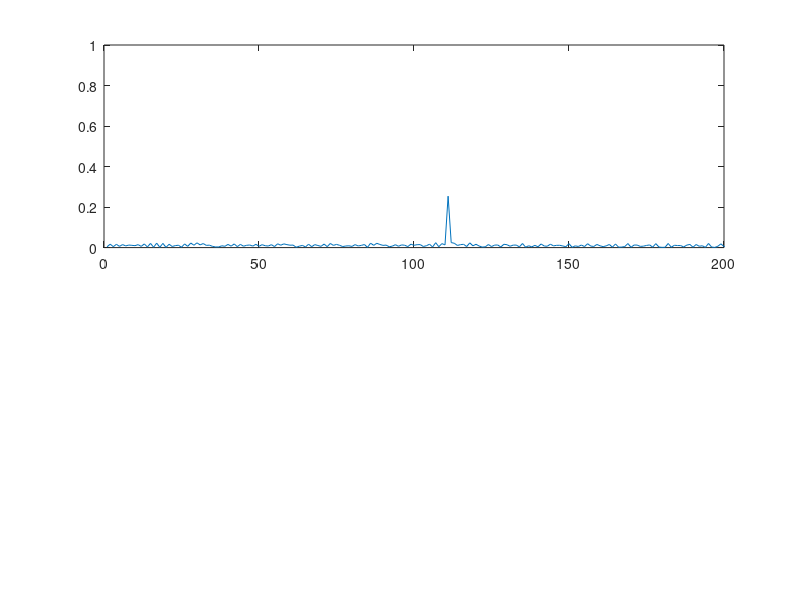
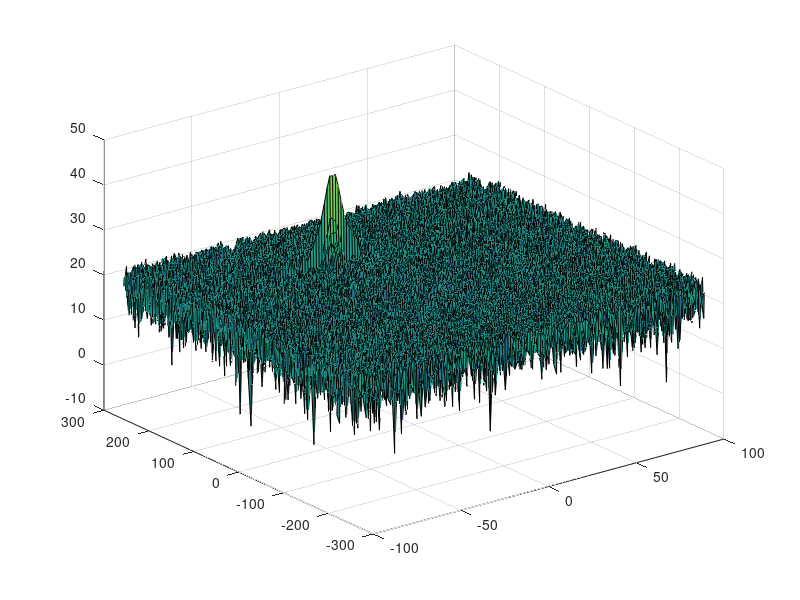

Write MATLAB code to recreate these figures, in order. (Note: this script raises an error after producing the figures.)



clear all
clc;

%% Radar Specifications 
%%%%%%%%%%%%%%%%%%%%%%%%%%%
% Frequency of operation = 77GHz
% Max Range = 200m
% Range Resolution = 1 m
% Max Velocity = 100 m/s
%%%%%%%%%%%%%%%%%%%%%%%%%%%

%% Title Alejandro Armenta

%Radar_Freq = 77e9;
Radar_Max_Range = 200;
Radar_Max_Velocity = 70;
Radar_Range_Res = 1;
Radar_Velocity_Res = 3;

c = 3e8;
%speed of light = 3e8




%% User Defined Range and Velocity of target
% *%TODO* :
% define the target's initial position and velocity. Note : Velocity
% remains contant
 
Target_Init_Range = 110;
Target_Init_Velocity = -20;

%% FMCW Waveform Generation

% *%TODO* :
%Design the FMCW waveform by giving the specs of each of its parameters.
% Calculate the Bandwidth (B), Chirp Time (Tchirp) and Slope (slope) of the FMCW
% chirp using the requirements above.



%Operating carrier frequency of Radar 
fc= 77e9;             %carrier freq

B = c/(2*Radar_Range_Res);
Tchirp = (5.5*2*Radar_Max_Range)/c;
slope = B/Tchirp;

disp("Slope: ");
disp(slope);
                                                          
%The number of chirps in one sequence. Its ideal to have 2^ value for the
%ease of running the FFT for Doppler Estimation.
Nd=128;                   % #of doppler cells OR #of sent periods % number of chirps

%The number of samples on each chirp. 
Nr=1024;                  %for length of time OR # of range cells

% Timestamp for running the displacement scenario for every sample on each
% chirp

%disp(Nd*Tchirp);

t=linspace(0,Nd*Tchirp,Nr*Nd); %total time for samples

%Creating the vectors for Tx, Rx and Mix based on the total samples input.
Tx=zeros(1,length(t)); %transmitted signal
Rx=zeros(1,length(t)); %received signal
Mix = zeros(1,length(t)); %beat signal

%Similar vectors for range_covered and time delay.
r_t=zeros(1,length(t));
td=zeros(1,length(t));

r_t(1) = Target_Init_Range;

%% Signal generation and Moving Target simulation
% Running the radar scenario over the time. 

for i = 1 : length(t)
    
    
    % *%TODO* :
    %For each time stamp update the Range of the Target for constant velocity. 
    
    td(i) = 2*r_t(i) / c;

    % *%TODO* :
    %For each time sample we need update the transmitted and
    %received signal. 
    % So the received signal has delta time td(i)
    % La mandas en t(i) la recibes en t(i) - td(i)!

    Tx(i) = cos(2*pi*(fc*t(i) + (slope * power(t(i), 2)) / 2 ));
    Rx (i) = cos(2*pi*(fc*(t(i) + td(i)) + (slope * power(t(i) + td(i), 2)) / 2 ));

    
    % *%TODO* :
    %Now by mixing the Transmit and Receive generate the beat signal
    %This is done by element wise matrix multiplication of Transmit and
    %Receiver Signal
    Mix(i) = Tx(i).*Rx(i);

    if i ~= length(t)
        r_t(i + 1) = r_t(i) + Target_Init_Velocity * (t(i + 1) - t(i));
    end
end

%% RANGE MEASUREMENT


 % *%TODO* :
%reshape the vector into Nr*Nd array. Nr and Nd here would also define the size of
%Range and Doppler FFT respectively.

FFTBlock = reshape(Mix, [Nr, Nd]);

 % *%TODO* :
%run the FFT on the beat signal along the range bins dimension (Nr) and
%normalize.

freqs = fft(FFTBlock(:,1));

 % *%TODO* :
% Take the absolute value of FFT output

freqs = abs(freqs/Nr);

 % *%TODO* :
% Output of FFT is double sided signal, but we are interested in only one side of the spectrum.
% Hence we throw out half of the samples.

P1 = freqs(1:Nr/2);

%plotting the range
figure ('Name','Range from First FFT')
subplot(2,1,1)

 % *%TODO* :
 % plot FFT output 
plot(P1);
 
axis ([0 200 0 1]);



%% RANGE DOPPLER RESPONSE
% The 2D FFT implementation is already provided here. This will run a 2DFFT
% on the mixed signal (beat signal) output and generate a range doppler
% map.You will implement CFAR on the generated RDM


% Range Doppler Map Generation.

% The output of the 2D FFT is an image that has reponse in the range and
% doppler FFT bins. So, it is important to convert the axis from bin sizes
% to range and doppler based on their Max values.

Mix=reshape(Mix,[Nr,Nd]);

% 2D FFT using the FFT size for both dimensions.
sig_fft2 = fft2(Mix,Nr,Nd);

% Taking just one side of signal from Range dimension.
sig_fft2 = sig_fft2(1:Nr/2,1:Nd);
sig_fft2 = fftshift (sig_fft2);
RDM = abs(sig_fft2);

% This is for converting into decibels!
RDM = 10*log10(RDM) ;

%use the surf function to plot the output of 2DFFT and to show axis in both
%dimensions
doppler_axis = linspace(-100,100,Nd);
range_axis = linspace(-200,200,Nr/2)*((Nr/2)/400);
figure,surf(doppler_axis,range_axis,RDM);

%% CFAR implementation

%Slide Window through the complete Range Doppler Map

% *%TODO* :
%Select the number of Training Cells in both the dimensions.

Tr = 12;
Td = 4;


% *%TODO* :
%Select the number of Guard Cells in both dimensions around the Cell under 
%test (CUT) for accurate estimation

Gr = 12;
Gd = 4;

% *%TODO* :
% offset the threshold by SNR value in dB

%decibels
offset = 10;

% *%TODO* :
%Create a vector to store noise_level for each iteration on training cells




% *%TODO* :
%design a loop such that it slides the CUT across range doppler map by
%giving margins at the edges for Training and Guard Cells.
%For every iteration sum the signal level within all the training
%cells. To sum convert the value from logarithmic to linear using db2pow
%function. Average the summed values for all of the training
%cells used. After averaging convert it back to logarithimic using pow2db.
%Further add the offset to it to determine the threshold. Next, compare the
%signal under CUT with this threshold. If the CUT level > threshold assign
%it a value of 1, else equate it to 0.

disp(size(RDM));

CFAROutput = zeros(size(RDM));

disp(size(CFAROutput));

[RDMRows, RDMCols] = size(RDM);

GridSize_x = (2*Tr+2*Gr+1);
GridSize_y = (2*Td+2*Gd+1);

GuardCellSize = (2*Gr+1)*(2*Gd+1);

TrainingCellSize = (GridSize_x*GridSize_y) - GuardCellSize;


% [Range, Doppler]

for rdm_x = 1:(RDMRows - GridSize_x + 1)
    for rdm_y = 1:(RDMCols - GridSize_y + 1)

        noise_level = zeros(1,1);

        for grid_x = 1:GridSize_x
            for grid_y = 1:GridSize_y
                if isGuardCell(Tr, Gr, Td, Gd, grid_x, grid_y) == false

                    %{
                    grid!
                    %}
                    i = rdm_x + grid_x - 1;
                    j = rdm_y + grid_y - 1;
                    noise_level = noise_level + db2pow(RDM(i,j));
                end
            end
        end

        noise_level = noise_level / TrainingCellSize;
        
        noise_level = pow2db(noise_level);
        
        %disp(noise_level);

        threshold = noise_level + offset;

        cut_x = rdm_x + Tr + Gr;
        cut_y = rdm_y + Td + Gd;

        if RDM(cut_x,cut_y) > threshold
            CFAROutput(cut_x,cut_y) = 1;
        end

    end
end

   % Use RDM[x,y] as the matrix from the output of 2D FFT for implementing
   % CFAR





% *%TODO* :
% The process above will generate a thresholded block, which is smaller 
%than the Range Doppler Map as the CUT cannot be located at the edges of
%matrix. Hence,few cells will not be thresholded. To keep the map size same
% set those values to 0. 
 








% *%TODO* :
%display the CFAR output using the Surf function like we did for Range
%Doppler Response output.
figure,surf(doppler_axis,range_axis,CFAROutput);
colorbar;

%}
 
function res = isGuardCell(Tr, Td, Gr, Gd, i, j)
    if i <= Tr || i > Tr + Gr + 1 + Gr || j <= Td || j > Td + Gd + 1 + Gd
        res = false;
    else
        res = true;
    end   
end
 